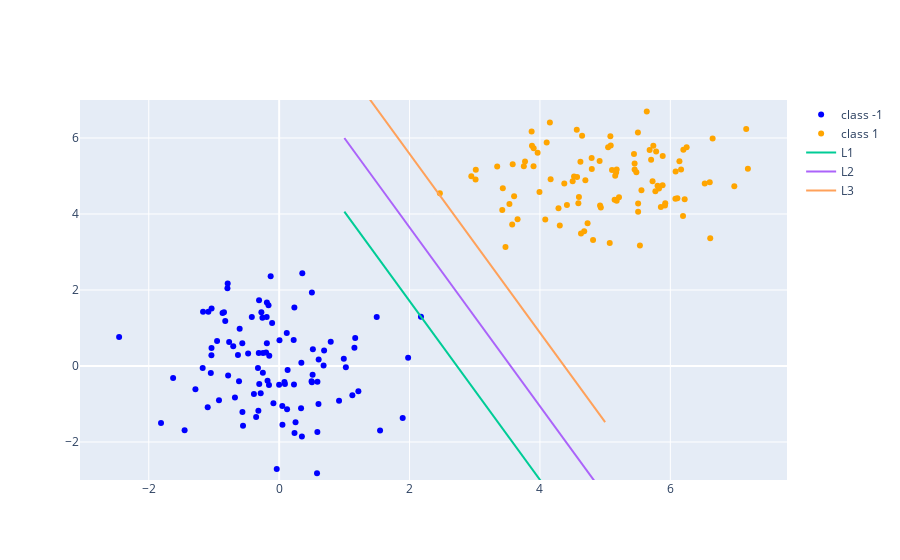

Notebook source saved alongside this figure:
### Code cell
scatter_trace3 = go.Scatter(x=data[targets==-1,0], y=data[targets==-1,1], mode='markers', marker=dict(color='blue'), name='class -1')
scatter_trace4 = go.Scatter(x=data[targets==1,0], y=data[targets==1,1], mode='markers', marker=dict(color='orange'), name='class 1')
line_trace4 = go.Scatter(x=x, y=l4(x), mode='lines', name='L1')
line_trace5 = go.Scatter(x=x, y=l2(x), mode='lines', name='L2')
line_trace6 = go.Scatter(x=x, y=l5(x), mode='lines', name='L3')
fig = go.Figure()
fig.add_trace(scatter_trace3)
fig.add_trace(scatter_trace4)
fig.add_trace(line_trace4)
fig.add_trace(line_trace5)
fig.add_trace(line_trace6)
fig.update_layout(yaxis=dict(range=[-3, 7]))
fig.show()
